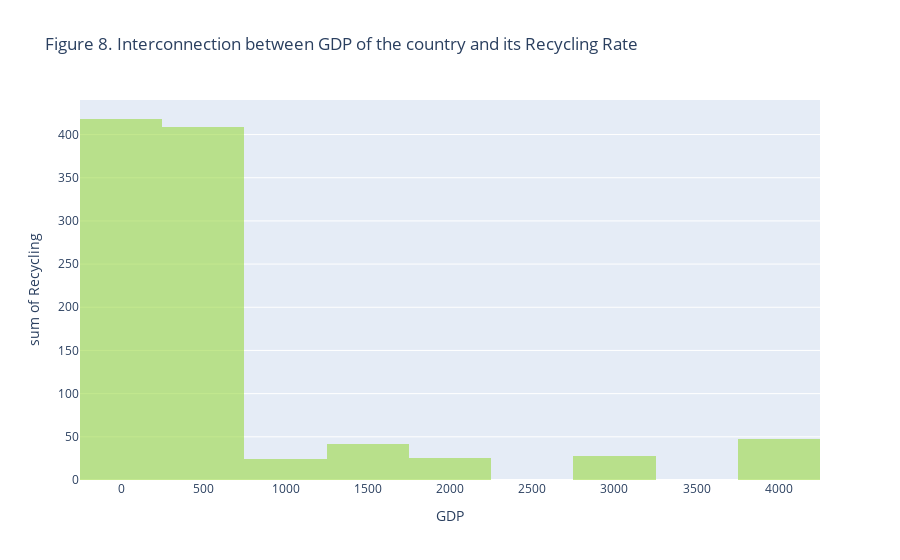

Notebook code for this chart:
### Markdown cell above
The diagram shows the number of countries and their Recycling Rate among 30 countries. The number of countries with the lowest Recycling Rate is much less than those which are with the highest rate. More than half of them (>14 according to the graph) recycle about 30% of the waste, and other third parts of countries recycle from 30 to 40% of the waste. Only a small number of countries recycle more than 40% of the country's garbage.

### Code cell
fig = px.histogram(recycling, x="GDP ($M)", y="Recycling (%)",
                   title='Figure 8. Interconnection between GDP of the country and its Recycling Rate', #title
                   labels={'GDP ($M)':'GDP', 'Recycling (%)':'Recycling'}, # label
                   opacity=0.6, 
                   color_discrete_sequence=['#9cd945'] # color of histogram bars
                   )
fig.show()

### Figure 1 — Plotly figure (JSON) as saved in the notebook; plotly's stock layout.template omitted (floating-point values rounded to 4 significant figures)
{"data": [{"alignmentgroup": "True", "bingroup": "x", "histfunc": "sum", "hovertemplate": "GDP=%{x}<br>sum of Recycling=%{y}<extra></extra>", "legendgroup": "", "marker": {"color": "#9cd945", "opacity": 0.6}, "name": "", "offsetgroup": "", "orientation": "v", "showlegend": false, "type": "histogram", "x": [6.8, 299.2, 3782.0, 1.746, 1349.0, 6.1, 0.7771, 0.738, 1.052, 515.1, 270.1, 332.4, 642.1, 0.179, 63.21, 252.7, 421.2, 284.3, 347.5, 2758.0, 572.1, 472.8, 147.2, 2081.0, 420.0, 231.3, 9.102, 287.8, 23.81, 890.1], "xaxis": "x", "y": [64.6, 61, 47.83, 45.05, 42.1, 39, 37, 36, 36, 34.3, 34, 33, 32, 30.8, 28.37, 28.12, 28, 28, 27.27, 27.25, 26.39, 26.16, 25.94, 25.9, 25.66, 25.5, 25, 25, 24.74, 24.61], "yaxis": "y"}], "layout": {"barmode": "relative", "legend": {"tracegroupgap": 0}, "title": {"text": "Figure 8. Interconnection between GDP of the country and its Recycling Rate"}, "xaxis": {"anchor": "y", "domain": [0, 1], "title": {"text": "GDP"}}, "yaxis": {"anchor": "x", "domain": [0, 1], "title": {"text": "sum of Recycling"}}}}
